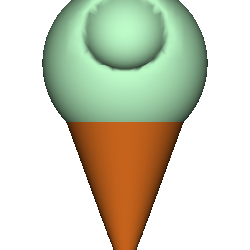

Recreate this plot in Python.
#!/usr/bin/env python

# Build an ice cream cone from implicit function primitives using vtkSampleFunction.

# Factory overrides
import vtkmodules.vtkInteractionStyle  # noqa: F401
import vtkmodules.vtkRenderingFreeType  # noqa: F401
import vtkmodules.vtkRenderingOpenGL2  # noqa: F401

from vtkmodules.vtkCommonDataModel import (
    vtkCone,
    vtkImplicitBoolean,
    vtkPlane,
    vtkSphere,
)
from vtkmodules.vtkFiltersGeneral import vtkMarchingContourFilter
from vtkmodules.vtkImagingHybrid import vtkSampleFunction
from vtkmodules.vtkRenderingCore import (
    vtkActor,
    vtkPolyDataMapper,
    vtkRenderWindow,
    vtkRenderWindowInteractor,
    vtkRenderer,
)

# Create implicit function primitives
cone = vtkCone()
cone.SetAngle(20)

vert_plane = vtkPlane()
vert_plane.SetOrigin(0.1, 0, 0)
vert_plane.SetNormal(-1, 0, 0)

base_plane = vtkPlane()
base_plane.SetOrigin(1.2, 0, 0)
base_plane.SetNormal(1, 0, 0)

ice_cream = vtkSphere()
ice_cream.SetCenter(1.333, 0, 0)
ice_cream.SetRadius(0.5)

bite = vtkSphere()
bite.SetCenter(1.5, 0, 0.5)
bite.SetRadius(0.25)

# Combine primitives to build ice-cream cone
the_cone = vtkImplicitBoolean()
the_cone.SetOperationTypeToIntersection()
the_cone.AddFunction(cone)
the_cone.AddFunction(vert_plane)
the_cone.AddFunction(base_plane)

the_cream = vtkImplicitBoolean()
the_cream.SetOperationTypeToDifference()
the_cream.AddFunction(ice_cream)
the_cream.AddFunction(bite)

# Iso-surface to create cone geometry
the_cone_sample = vtkSampleFunction()
the_cone_sample.SetImplicitFunction(the_cone)
the_cone_sample.SetModelBounds(-1, 1.5, -1.25, 1.25, -1.25, 1.25)
the_cone_sample.SetSampleDimensions(60, 60, 60)
the_cone_sample.ComputeNormalsOff()

the_cone_surface = vtkMarchingContourFilter()
the_cone_surface.SetInputConnection(the_cone_sample.GetOutputPort())
the_cone_surface.SetValue(0, 0.0)

# chocolate color
chocolate_rgb = (0.824, 0.412, 0.118)

cone_mapper = vtkPolyDataMapper()
cone_mapper.SetInputConnection(the_cone_surface.GetOutputPort())
cone_mapper.ScalarVisibilityOff()

cone_actor = vtkActor()
cone_actor.SetMapper(cone_mapper)
cone_actor.GetProperty().SetColor(chocolate_rgb)

# Iso-surface to create cream geometry
the_cream_sample = vtkSampleFunction()
the_cream_sample.SetImplicitFunction(the_cream)
the_cream_sample.SetModelBounds(0, 2.5, -1.25, 1.25, -1.25, 1.25)
the_cream_sample.SetSampleDimensions(60, 60, 60)
the_cream_sample.ComputeNormalsOff()

the_cream_surface = vtkMarchingContourFilter()
the_cream_surface.SetInputConnection(the_cream_sample.GetOutputPort())
the_cream_surface.SetValue(0, 0.0)

# mint color
mint_rgb = (0.741, 0.988, 0.788)

cream_mapper = vtkPolyDataMapper()
cream_mapper.SetInputConnection(the_cream_surface.GetOutputPort())
cream_mapper.ScalarVisibilityOff()

cream_actor = vtkActor()
cream_actor.SetMapper(cream_mapper)
cream_actor.GetProperty().SetColor(mint_rgb)

# Rendering
renderer = vtkRenderer()
renderer.AddActor(cone_actor)
renderer.AddActor(cream_actor)
renderer.SetBackground(1, 1, 1)

render_window = vtkRenderWindow()
render_window.AddRenderer(renderer)
render_window.SetSize(250, 250)
render_window.SetWindowName("ice cream marching contour")

# Scene
renderer.ResetCamera()
renderer.GetActiveCamera().Roll(90)
renderer.GetActiveCamera().Dolly(1.5)
renderer.ResetCameraClippingRange()

interactor = vtkRenderWindowInteractor()
interactor.SetRenderWindow(render_window)

interactor.Initialize()
interactor.Start()
